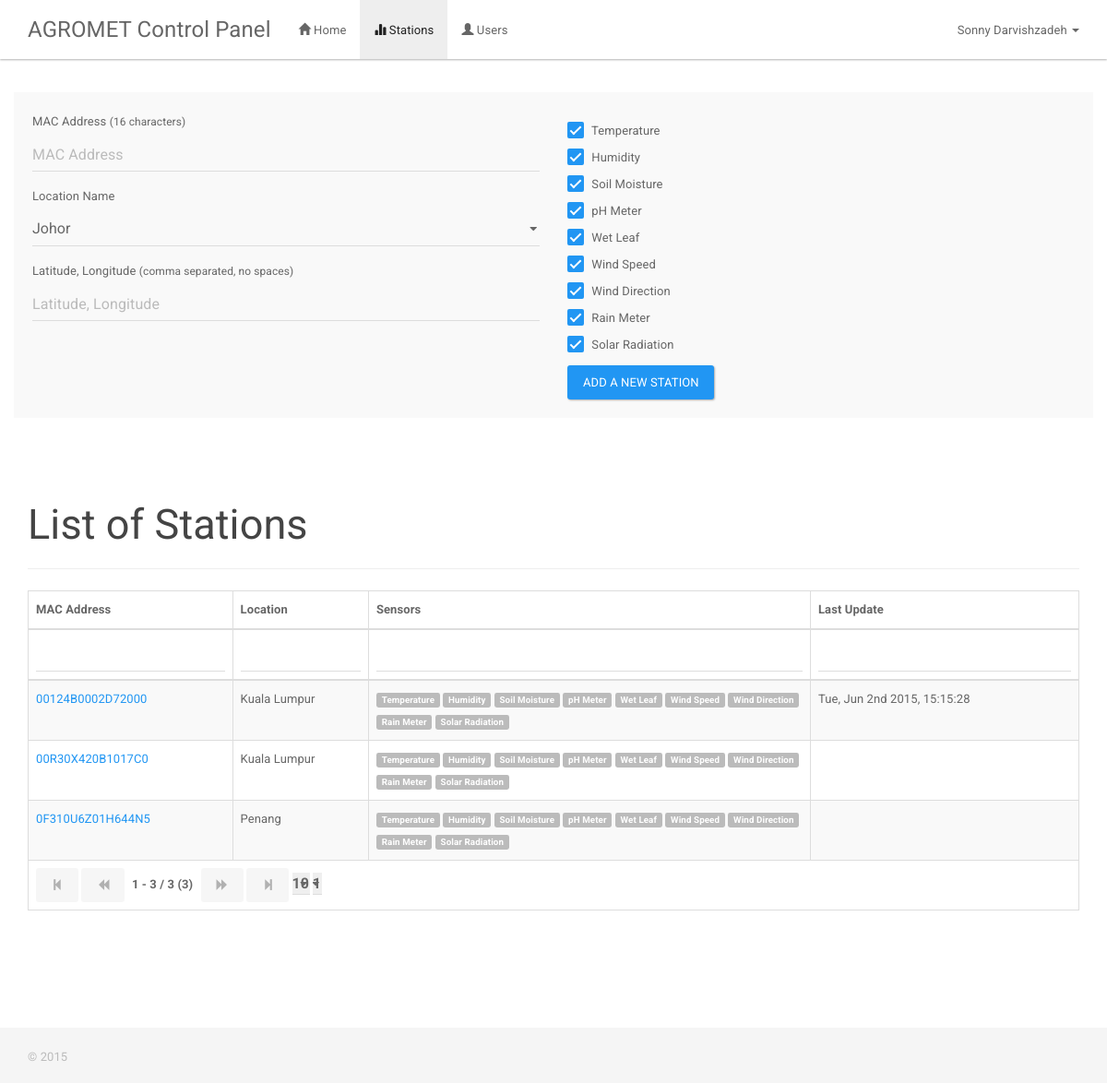
Screenshot of /cp/index.php?p=stations (signed in) with the database file from the repository.
### tables this page shows
CREATE TABLE IF NOT EXISTS `users` (
`id` int(11) NOT NULL,
  `created_on` timestamp NOT NULL DEFAULT CURRENT_TIMESTAMP,
  `name` varchar(64) NOT NULL,
  `email` varchar(64) NOT NULL,
  `password` varchar(32) NOT NULL,
  `subscription` tinyint(1) DEFAULT NULL,
  `admin` tinyint(1) DEFAULT NULL
);

CREATE TABLE IF NOT EXISTS `stations` (
`id` int(11) NOT NULL,
  `created_on` timestamp NOT NULL DEFAULT CURRENT_TIMESTAMP,
  `mac` varchar(16) NOT NULL,
  `location_id` int(11) NOT NULL,
  `latlong` varchar(36) NOT NULL,
  `temperature` tinyint(1) DEFAULT '1',
  `humidity` tinyint(1) DEFAULT '1',
  `soilMoist` tinyint(1) DEFAULT '1',
  `phMeter` tinyint(1) DEFAULT '1',
  `wetLeaf` tinyint(1) DEFAULT '1',
  `windSpeed` tinyint(1) DEFAULT '1',
  `windDir` tinyint(1) DEFAULT '1',
  `rainMeter` tinyint(1) DEFAULT '1',
  `solarRad` tinyint(1) DEFAULT '1'
);

CREATE TABLE IF NOT EXISTS `locations` (
`id` int(11) NOT NULL,
  `name` varchar(128) NOT NULL COMMENT 'Just a name',
  `data_path` varchar(32) NOT NULL COMMENT 'Supposed to contain IP addresses'
);

### cp/stations.php (the view, shortened to what this page needs)
<?php
$justInserted = 0;
?>
<div class="row well">
	<form action="./?p=stations" method="post" autocomplete="off">
		<div class="row">
			<div class="col-md-6">
				<div class="form-group">
					<label for="mac_addr">MAC Address <small>(16 characters)</small></label>
					<input type="text" class="form-control" name="mac_addr" placeholder="MAC Address" minlength="16" maxlength="16" title="16 Characters" required />
				</div>
				<div class="form-group">
					<label for="loc_id">Location Name</label>
					<select class="form-control" name="loc_id">
					<?php
					$loc_names = $conn->query("SELECT * FROM `locations` ORDER BY `name`;");
					$loc_names = $loc_names->fetchAll(PDO::FETCH_ASSOC);
					foreach ($loc_names as $value) {
						echo '<option value="' . $value['id'] . '">' . $value['name'] . '</option>';
					}
					?>
					</select>
				</div>
				<div class="form-group">
					<label for="latlong">Latitude, Longitude <small>(comma separated, no spaces)</small></label>
					<input type="text" class="form-control" name="latlong" placeholder="Latitude, Longitude" minlength="3" maxlength="36" pattern="-?\d{1,3}\.\d+[,]-?\d{1,3}\.\d+" title="Comma separated, No spaces" required />
				</div>
			</div>
			<div class="col-md-6">
				<div class="checkbox">
					<label>
						<input type="checkbox" name="temperature" checked /> Temperature
					</label>
				</div>
				<div class="checkbox">
					<label>
						<input type="checkbox" name="humidity" checked /> Humidity
					</label>
				</div>
				<div class="checkbox">
					<label>
						<input type="checkbox" name="soilMoist" checked /> Soil Moisture
					</label>
				</div>
				<div class="checkbox">
					<label>
						<input type="checkbox" name="phMeter" checked /> pH Meter
					</label>
				</div>
				<div class="checkbox">
					<label>
						<input type="checkbox" name="wetLeaf" checked /> Wet Leaf
					</label>
				</div>
				<div class="checkbox">
					<label>
						<input type="checkbox" name="windSpeed" checked /> Wind Speed
					</label>
				</div>
				<div class="checkbox">
					<label>
						<input type="checkbox" name="windDir" checked /> Wind Direction
					</label>
				</div>
				<div class="checkbox">
					<label>
						<input type="checkbox" name="rainMeter" checked /> Rain Meter
					</label>
				</div>
				<div class="checkbox">
					<label>
						<input type="checkbox" name="solarRad" checked /> Solar Radiation
					</label>
				</div>
				<button type="submit" class="btn btn-primary">Add a New Station</button>
			</div>
		</div>
	</form>
</div>
<br />
<br />
<h2>List of Stations</h2>
<hr />
<?php
$query = $conn->query("SELECT
						`stations`.`id`,
						`stations`.`mac`,
						`locations`.`name` AS `location_name`,
						CONCAT(
							IF (`stations`.`temperature`	= 1, 'Temperature, ',		''),
							IF (`stations`.`humidity`		= 1, 'Humidity, ',			''),
							IF (`stations`.`soilMoist`		= 1, 'Soil Moisture, ',		''),
							IF (`stations`.`phMeter`		= 1, 'pH Meter, ',			''),
							IF (`stations`.`wetLeaf`		= 1, 'Wet Leaf, ',			''),
							IF (`stations`.`windSpeed`		= 1, 'Wind Speed, ',		''),
							IF (`stations`.`windDir`		= 1, 'Wind Direction, ',	''),
							IF (`stations`.`rainMeter`		= 1, 'Rain Meter, ',		''),
							IF (`stations`.`solarRad`		= 1, 'Solar Radiation',		'')
						) AS `sensors`
						FROM `stations`
							INNER JOIN `locations`
								ON `stations`.`location_id` = `locations`.`id`;");
$row = $query->fetchAll(PDO::FETCH_ASSOC);
?>
<table class="table table-bordered table-responsive table-hover table-striped" id="stationsTable">
	<thead>
		<tr>
			<th>MAC Address</th>
			<th>Location</th>
			<th width="40%">Sensors</th>
			<th>Last Update</th>
		</tr>
	</thead>
	<tfoot>
		<tr>
			<th colspan="4" class="ts-pager form-horizontal">
				<button type="button" class="btn first"><i class="icon-step-backward glyphicon glyphicon-step-backward"></i></button>
				<button type="button" class="btn prev"><i class="icon-arrow-left glyphicon glyphicon-backward"></i></button>
				<span class="pagedisplay"></span>
				<button type="button" class="btn next"><i class="icon-arrow-right glyphicon glyphicon-forward"></i></button>
				<button type="button" class="btn last"><i class="icon-step-forward glyphicon glyphicon-step-forward"></i></button>
				<select class="pagesize input-mini" title="Select page size">
				  <option selected="selected" value="10">10</option>
				</select>
				<select class="pagenum input-mini" title="Select page number"></select>
			</th>
		</tr>
	</tfoot>
	<tbody>
		<?php
		foreach ($row as $value) {
		?>
		<tr<?php echo ($value['id'] == $justInserted)?' class="success"':''?>>
			<td><a href="?p=station&id=<?php echo $value['id']; ?>"><?php echo $value['mac']; ?></a></td>
			<td><?php echo $value['location_name']; ?></td>
			<td>
			<?php
			$sensors = explode(',', $value['sensors']);
			foreach ($sensors as $val) {
				echo '<span class="label label-default">' . trim($val) . '</span> ';
			}
			$last_update = $conn->query("SELECT DATE_FORMAT(`datetime`, '%a, %b %D %Y, %T') AS `datetime`
											FROM `station_data`
											WHERE `station_id` = " . $value['id'] . "
											ORDER BY `datetime` DESC LIMIT 1;");
			$last_update = $last_update->fetchAll(PDO::FETCH_ASSOC);
			?>
			</td>
			<td><?php echo (empty($last_update[0]['datetime'])?'':$last_update[0]['datetime']); ?></td>
		</tr>
		<?php
		}
		?>
	</tbody>
</table>

### cp/index.php (shortened to what this page needs)
<?php
if (isset($_GET['p'])) {
	$p = $_GET['p'] . '.php';
} else {
	$p = 'home.php';
}
try {
	$conn = new PDO('mysql:host=127.0.0.1;dbname=fyp', 'root', '');
} catch (PDOException $Exception) {
}
if (isset($_SESSION['user']) && !empty($_SESSION['user'])) {
	$query = $conn->prepare("SELECT `name` FROM `users` WHERE `id` = ? LIMIT 1;");
	$query->execute(array($_SESSION['user']));
	$user = $query->fetchAll(PDO::FETCH_ASSOC);
}
?>
<!DOCTYPE html>
<html lang="en">
<head>
	<link href="../css/bootstrap.paper.min.css" rel="stylesheet" />
	<link href="../css/jquery.tablesorter.pager.css" rel="stylesheet" />
	<link href="../css/extras.css" rel="stylesheet" />
</head>
<body>
	<div class="container-fluid">
		<div class="row">
			<?php
			require_once('header.php');
			?>
		</div>
		<div class="row">
			<div class="container">
				<div class="main">
					<?php
					require_once($p);
					?>
				</div>
			</div>
		</div>
		<div class="row">
			<?php
			require_once('footer.php');
			?>
		</div>
	</div>
</body>
</html>

### cp/header.php (shortened to what this page needs)
<nav class="navbar navbar-default navbar-fixed-top">
	<div class="container">
		<div class="navbar-header">
			<a class="navbar-brand" href="./">AGROMET Control Panel</a>
		</div>
		<div id="navbar" class="navbar-collapse collapse">
			<ul class="nav navbar-nav">
				<li><a href="./"><span class="glyphicon glyphicon-home"></span> Home</a></li>
				<li><a href="?p=stations"><span class="glyphicon glyphicon-stats"></span> Stations</a></li>
				<li><a href="?p=users"><span class="glyphicon glyphicon-user"></span> Users</a></li>
			</ul>
			<ul class="nav navbar-nav navbar-right">
				<li class="dropdown">
					<a href="#" class="dropdown-toggle" data-toggle="dropdown" role="button" aria-expanded="false"><?php echo $user[0]['name'] ?> <span class="caret"></span></a>
				</li>
			</ul>
		</div>
	</div>
</nav>

### cp/footer.php
<footer class="footer">
	<div class="container">
		<p class="text-muted">&copy; <?php echo date('Y'); ?></p>
	</div>
</footer>

### css/extras.css (style rules this page uses)
html { position: relative; min-height: 100%; }
body { margin-bottom: 60px; padding-top: 100px; padding-bottom: 100px; }
.footer { position: absolute; bottom: 0; width: 100%; height: 60px; background-color: #f5f5f5; }
.container .text-muted { margin: 20px 0; }

### rows the page displays
users: name "Sonny Darvishzadeh"
stations: mac "00124B0002D72000", location.name "Kuala Lumpur", val "Temperature", val "Humidity", val "Soil Moisture", val "pH Meter", val "Wet Leaf", val "Wind Speed", val "Wind Direction", val "Rain Meter", val "Solar Radiation", datetime "Tue, Jun 2nd 2015, 15:15:28"
stations: mac "00R30X420B1017C0", location.name "Kuala Lumpur", val "Temperature", val "Humidity", val "Soil Moisture", val "pH Meter", val "Wet Leaf", val "Wind Speed", val "Wind Direction", val "Rain Meter", val "Solar Radiation"
stations: mac "0F310U6Z01H644N5", location.name "Penang", val "Temperature", val "Humidity", val "Soil Moisture", val "pH Meter", val "Wet Leaf", val "Wind Speed", val "Wind Direction", val "Rain Meter", val "Solar Radiation"

### other values shown
form field loc_id "Johor"
